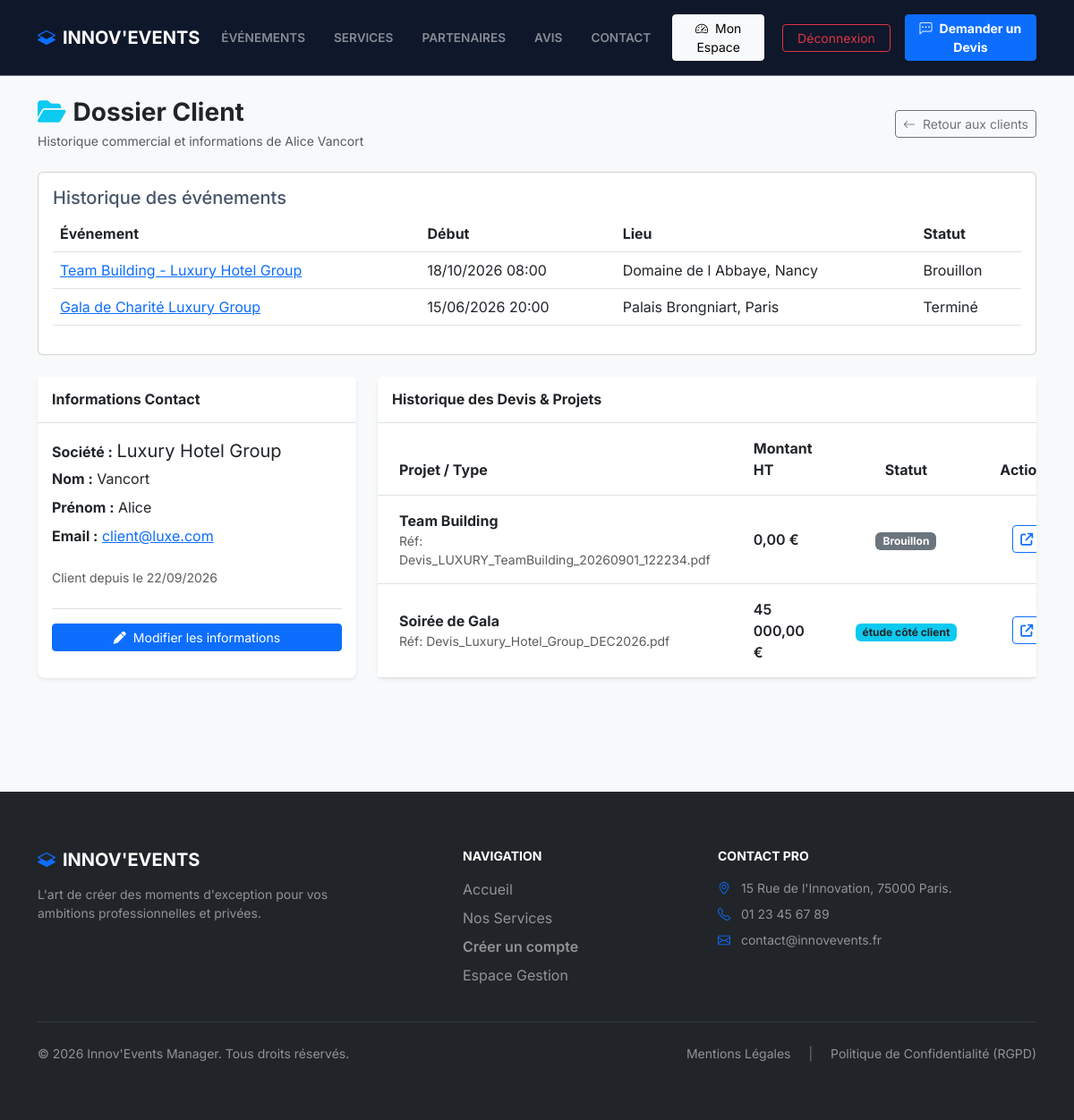
Page /index.php?action=view_client&id=3 (signed in) on the committed database.
### tables this page shows
CREATE TABLE users (
id INT AUTO_INCREMENT PRIMARY KEY,
company_id INT NULL,
email VARCHAR(255) NOT NULL UNIQUE,
password VARCHAR(255) NOT NULL,
must_change_password TINYINT(1) NOT NULL DEFAULT 0,
firstname VARCHAR(100) NOT NULL,
lastname VARCHAR(100) NOT NULL,
role VARCHAR(50) NOT NULL DEFAULT 'CLIENT',
is_deleted TINYINT(1) NOT NULL DEFAULT 0,
created_at TIMESTAMP DEFAULT CURRENT_TIMESTAMP,
CONSTRAINT fk_users_company
FOREIGN KEY (company_id) REFERENCES companies(id)
ON DELETE CASCADE ON UPDATE CASCADE
);

CREATE TABLE events (
id INT AUTO_INCREMENT PRIMARY KEY,
client_id INT NOT NULL,
company_id INT NULL,
title VARCHAR(255) NOT NULL,
description TEXT NULL,
start_date DATETIME NOT NULL,
end_date DATETIME NULL,
location VARCHAR(255) NOT NULL,
event_type VARCHAR(100) NOT NULL DEFAULT 'Autre',
theme VARCHAR(100) NULL,
estimated_participants INT NULL,
image_path VARCHAR(255) NULL,
status VARCHAR(50) NOT NULL DEFAULT 'brouillon',
is_published TINYINT(1) NOT NULL DEFAULT 0,
publication_consent_at DATETIME NULL,
publication_consent_by INT NULL COMMENT 'Identifiant historique de l administrateur attestant l accord client',
created_at TIMESTAMP DEFAULT CURRENT_TIMESTAMP,
CONSTRAINT fk_events_client
FOREIGN KEY (client_id) REFERENCES users(id)
ON DELETE CASCADE ON UPDATE CASCADE,
CONSTRAINT fk_events_company
FOREIGN KEY (company_id) REFERENCES companies(id)
ON DELETE CASCADE ON UPDATE CASCADE
);

CREATE TABLE companies (
id INT AUTO_INCREMENT PRIMARY KEY,
name VARCHAR(255) NOT NULL,
siren VARCHAR(9) NULL,
address VARCHAR(255) NULL,
postal_code VARCHAR(10) NULL,
city VARCHAR(100) NULL,
created_at TIMESTAMP DEFAULT CURRENT_TIMESTAMP,
updated_at TIMESTAMP DEFAULT CURRENT_TIMESTAMP ON UPDATE CURRENT_TIMESTAMP
);

CREATE TABLE devis (
id_devis INT AUTO_INCREMENT PRIMARY KEY,
revision INT NOT NULL DEFAULT 1,
change_reason TEXT NULL,
id_prospect INT NOT NULL,
event_id INT NULL,
reference_pdf VARCHAR(255) NOT NULL,
montant_ht DECIMAL(10, 2) NOT NULL DEFAULT 0.00,
tva DECIMAL(10, 2) NOT NULL DEFAULT 0.00,
status VARCHAR(50) NOT NULL DEFAULT 'brouillon',
date_creation DATETIME DEFAULT CURRENT_TIMESTAMP,
CONSTRAINT fk_devis_prospect
FOREIGN KEY (id_prospect) REFERENCES prospects(id)
ON DELETE CASCADE ON UPDATE CASCADE
);

CREATE TABLE prospects (
id INT AUTO_INCREMENT PRIMARY KEY,
user_id INT NULL,
company_id INT NULL,
company_name VARCHAR(255) NOT NULL,
contact_name VARCHAR(255) NOT NULL,
email VARCHAR(255) NOT NULL,
phone VARCHAR(50) NOT NULL,
event_type VARCHAR(100) NOT NULL,
event_date DATE NULL,
location VARCHAR(255) NULL,
estimated_participants INT NULL,
budget DECIMAL(10, 2) NULL,
description TEXT NULL,
rejection_reason TEXT NULL,
status VARCHAR(50) NOT NULL DEFAULT 'à contacter',
created_at TIMESTAMP DEFAULT CURRENT_TIMESTAMP,
CONSTRAINT fk_prospects_user
FOREIGN KEY (user_id) REFERENCES users(id)
ON DELETE CASCADE ON UPDATE CASCADE,
CONSTRAINT fk_prospects_company
FOREIGN KEY (company_id) REFERENCES companies(id)
ON DELETE CASCADE ON UPDATE CASCADE
);

### src/controllers/AdminClientController.php (called while the page is built, shortened)
<?php
require_once __DIR__ . '/../models/sql/User.php';
require_once __DIR__ . '/../models/sql/Prospect.php';
require_once __DIR__ . '/../models/sql/Event.php';
class AdminClientController extends BaseController
{
    public function showClientDetails(int $clientId): void
    {
        $userModel = new User();
        $client = $userModel->findById($clientId);
        $prospectModel = new Prospect();
        $clientQuotes = $prospectModel->findClientRequests($clientId);
        $clientEvents = (new Event())->findByClientId($clientId);
        require __DIR__ . '/../views/partials/header.php';
        require __DIR__ . '/../views/admin/view_client.php';
        require __DIR__ . '/../views/partials/footer.php';
    }
}

### src/config/Database.php (called while the page is built, shortened)
<?php
class Database {
    private static $instance = null;
    private function __construct() {
        $host    = 'db';
        $db      = 'innovevents_db';
        $user    = 'root';
        $pass    = 'root_password';
        $charset = 'utf8mb4';
        $dsn = "mysql:host=$host;dbname=$db;charset=$charset";
        try {
            $this->pdo = new PDO($dsn, $user, $pass, [
                PDO::ATTR_ERRMODE => PDO::ERRMODE_EXCEPTION,
                PDO::ATTR_DEFAULT_FETCH_MODE => PDO::FETCH_ASSOC,
                PDO::ATTR_EMULATE_PREPARES => false
            ]);
        } catch (\PDOException $e) {
            error_log("Database connection failure: " . $e->getMessage());
            die("Erreur de connexion à la base de données. Veuillez réessayer plus tard.");
        }
    }
    public static function getInstance() {
        if (self::$instance === null) {
            self::$instance = new Database();
        }
        return self::$instance->pdo;
    }
}

### src/models/sql/User.php (called while the page is built, shortened)
<?php
require_once __DIR__ . '/../../config/Database.php';
class User
{
    private $db;
    public function __construct()
    {
        $this->db = Database::getInstance();
    }
    public function findById(int $id)
    {
        try {
            $query = "SELECT u.*,
                             c.name AS company_name,
                             c.siren,
                             c.address,
                             c.postal_code,
                             c.city
                      FROM users as u
                      LEFT JOIN companies c ON u.company_id = c.id
                      WHERE u.id = :id
                      LIMIT 1";
            $stmt = $this->db->prepare($query);
            $stmt->execute([':id' => $id]);
            return $stmt->fetch(PDO::FETCH_ASSOC);
        } catch (\PDOException $e) {
            error_log("Erreur lors de la récupération de l'utilisateur $id : " . $e->getMessage());
            return false;
        }
    }
}

### src/models/sql/Event.php (called while the page is built, shortened)
<?php
require_once __DIR__ . '/../../config/Database.php';
class Event
{
    public static function normalizeStatus(string $status): string
    {
        $status = trim($status);
        return $status === 'annuler' ? 'annulé' : $status;
    }
    private \PDO $db;
    public function __construct()
    {
        $this->db = Database::getInstance();
    }
    public function findByClientId(int $clientId): array
    {
        $stmt = $this->db->prepare('SELECT id, title, start_date, end_date, location, status
            FROM events WHERE client_id = ? ORDER BY start_date DESC, id DESC');
        $stmt->execute([$clientId]);
        return $stmt->fetchAll(PDO::FETCH_ASSOC);
    }
}

### src/models/sql/Prospect.php (called while the page is built, shortened)
<?php
require_once __DIR__ . '/../../config/Database.php';
class Prospect
{
    private $db;
    public function __construct()
    {
        $this->db = Database::getInstance();
    }
    public function findClientRequests(int $clientId): array
    {
        try {
            $stmt = $this->db->prepare("
            SELECT
                d.id_devis,
                d.revision,
                COALESCE(d.status, p.status) AS status,
                p.status AS prospect_status,
                p.rejection_reason,
                d.reference_pdf,
                d.montant_ht,
                d.tva,
                p.id AS prospect_id,
                p.company_name,
                p.contact_name,
                p.email,
                p.event_type,
                p.event_date,
                p.created_at
            FROM prospects p
            LEFT JOIN devis d ON d.id_prospect = p.id
            WHERE p.user_id = ?
            ORDER BY p.created_at DESC, p.id DESC, d.id_devis DESC
        ");
            $stmt->execute([$clientId]);
            return $stmt->fetchAll(PDO::FETCH_ASSOC);
        } catch (PDOException $e) {
            error_log("Erreur SQL findClientRequests : " . $e->getMessage());
            return [];
        }
    }
}

### src/views/admin/view_client.php (the view, shortened to what this page needs)
<div class="container-fluid bg-light min-vh-100 py-4">
    <div class="container">
        <div class="d-flex justify-content-between align-items-center mb-4">
            <div>
                <h1 class="h3 fw-bold text-dark mb-1">
                    <i class="fa-solid fa-folder-open text-info me-2" aria-hidden="true"></i>Dossier Client
                </h1>
                <p class="text-muted small mb-0">Historique commercial et informations de <?= htmlspecialchars($client['firstname'] . ' ' . $client['lastname'], ENT_QUOTES, 'UTF-8') ?></p>
            </div>
            <a href="index.php?action=admin_clients" class="btn btn-outline-secondary btn-sm">
                <i class="bi bi-arrow-left me-2" aria-hidden="true"></i>Retour aux clients
            </a>
        </div>
        <section class="card card-body mb-4" aria-labelledby="client-events-heading">
            <h2 id="client-events-heading" class="h5">Historique des événements</h2>
            <?php if (!$clientEvents): ?>
                <p class="text-muted mb-0">Aucun événement rattaché à ce client.</p>
            <?php else: ?>
                <div class="table-responsive"><table class="table align-middle">
                    <thead><tr><th scope="col">Événement</th><th scope="col">Début</th><th scope="col">Lieu</th><th scope="col">Statut</th></tr></thead>
                    <tbody><?php foreach ($clientEvents as $clientEvent): ?>
                        <tr>
                            <td><a href="index.php?action=admin_event_detail&id=<?= (int)$clientEvent['id'] ?>"><?= htmlspecialchars($clientEvent['title'], ENT_QUOTES, 'UTF-8') ?></a></td>
                            <td><?= date('d/m/Y H:i', strtotime($clientEvent['start_date'])) ?></td>
                            <td><?= htmlspecialchars($clientEvent['location'], ENT_QUOTES, 'UTF-8') ?></td>
                            <td><?= htmlspecialchars(Event::STATUS_LABELS[Event::normalizeStatus($clientEvent['status'])] ?? $clientEvent['status'], ENT_QUOTES, 'UTF-8') ?></td>
                        </tr>
                    <?php endforeach; ?></tbody>
                </table></div>
            <?php endif; ?>
        </section>
        <div class="row g-4">
            <div class="col-md-4">
                <div class="card border-0 shadow-sm rounded-3 h-100">
                    <div class="card-header bg-white border-bottom py-3">
                        <h2 class="h6 fw-bold mb-0 text-dark">Informations Contact</h2>
                    </div>
                    <div class="card-body">
                        <p class="mb-1"><strong>Société :</strong> <span class="fs-5"><?= htmlspecialchars($client['company_name'], ENT_QUOTES, 'UTF-8') ?></span></p>
                        <p class="mb-2"><strong>Nom :</strong> <?= htmlspecialchars($client['lastname'], ENT_QUOTES, 'UTF-8') ?></p>
                        <p class="mb-2"><strong>Prénom :</strong> <?= htmlspecialchars($client['firstname'], ENT_QUOTES, 'UTF-8') ?></p>
                        <p class="mb-2">
                            <strong>Email :</strong>
                            <a href="mailto:<?= htmlspecialchars($client['email'], ENT_QUOTES, 'UTF-8') ?>"><?= htmlspecialchars($client['email'], ENT_QUOTES, 'UTF-8') ?></a>
                        </p>
                        <p class="mb-0 text-muted small mt-4">Client depuis le <?= date('d/m/Y', strtotime($client['created_at'])) ?></p>
                        <div class="mt-4 pt-3 border-top">
                            <?php if (($_SESSION['user_role'] ?? '') === 'ADMIN'): ?>
                            <a href="index.php?action=edit_client&id=<?= (int)$client['id'] ?>" class="btn btn-sm btn-primary w-100">
                                <i class="fa-solid fa-pen me-2"></i>Modifier les informations
                            </a>
                            <?php endif; ?>
                        </div>
                    </div>
                </div>
            </div>
            <div class="col-md-8">
                <div class="card border-0 shadow-sm rounded-3 h-100">
                    <div class="card-header bg-white border-bottom py-3">
                        <h2 class="h6 fw-bold mb-0 text-dark">Historique des Devis & Projets</h2>
                    </div>
                    <div class="card-body p-0">
                        <div class="table-responsive">
                            <table class="table table-hover align-middle mb-0" aria-label="Devis du client">
                                <thead style="background-color: #F8FAFC;">
                                <tr>
                                    <th scope="col" class="py-3 px-4">Projet / Type</th>
                                    <th scope="col" class="py-3 px-4">Montant HT</th>
                                    <th scope="col" class="py-3 px-4 text-center">Statut</th>
                                    <th scope="col" class="py-3 px-4 text-center">Actions</th>
                                </tr>
                                </thead>
                                <tbody>
                                <?php if (empty($clientQuotes)): ?>
                                    <tr>
                                        <td colspan="4" class="text-center py-4 text-muted">Aucun devis généré pour ce client.</td>
                                    </tr>
                                <?php else: ?>
                                    <?php foreach ($clientQuotes as $quote): ?>
                                        <tr>
                                            <td class="px-4 py-3 fw-bold text-dark">
                                                <?= htmlspecialchars($quote['event_type'], ENT_QUOTES, 'UTF-8') ?>
                                                <div class="small text-muted fw-normal">Réf: <?= htmlspecialchars($quote['reference_pdf'] ?? 'N/A', ENT_QUOTES, 'UTF-8') ?></div>
                                            </td>
                                            <td class="px-4 py-3 fw-semibold">
                                                <?= !empty($quote['montant_ht']) ? number_format((float)$quote['montant_ht'], 2, ',', ' ') . ' €' : '--' ?>
                                            </td>
                                            <td class="px-4 py-3 text-center">
                                                <?php
                                                $badge = 'bg-secondary';
                                                $status = strtolower($quote['status']);
                                                if ($status === 'étude côté client') $badge = 'bg-info text-dark';
                                                ?>
                                                <span class="badge <?= $badge ?> px-2 py-1"><?= ucfirst(htmlspecialchars($status, ENT_QUOTES, 'UTF-8')) ?></span>
                                            </td>
                                            <td class="px-4 py-3 text-center">
                                                <?php if (!empty($quote['id_devis'])): ?>
                                                    <?php if (($_SESSION['user_role'] ?? '') === 'ADMIN'): ?>
                                                    <a href="index.php?action=edit_devis&id=<?= (int)$quote['id_devis'] ?>" class="btn btn-sm btn-outline-primary" title="Ouvrir le devis">
                                                        <i class="fa-solid fa-arrow-up-right-from-square"></i>
                                                    </a>
                                                    <?php endif; ?>
                                                <?php else: ?>
                                                    <span class="text-muted small">Pas de devis</span>
                                                <?php endif; ?>
                                            </td>
                                        </tr>
                                    <?php endforeach; ?>
                                <?php endif; ?>
                                </tbody>
                            </table>
                        </div>
                    </div>
                </div>
            </div>
        </div>
    </div>
</div>

### public/css/style.css (style rules this page uses)
body { font-family: 'Inter', system-ui, -apple-system, sans-serif !important; color: #475569 !important; }

### rows in the picture
users: firstname+lastname "Alice Vancort", company.name "Luxury Hotel Group", lastname "Vancort", firstname "Alice", email "client@luxe.com", created_at "22/09/2026"
events: title "Team Building - Luxury Hotel Group", start_date "18/10/2026 08:00", location "Domaine de l Abbaye, Nancy", status "Brouillon"
events: title "Gala de Charité Luxury Group", start_date "15/06/2026 20:00", location "Palais Brongniart, Paris", status "Terminé"
devis: id_prospect.event_type "Team Building", reference_pdf "Devis_LUXURY_TeamBuilding_20260901_122234.pdf", montant_ht "0,00", status "Brouillon"
devis: id_prospect.event_type "Soirée de Gala", reference_pdf "Devis_Luxury_Hotel_Group_DEC2026.pdf", montant_ht "45 000,00", status "étude côté client"
